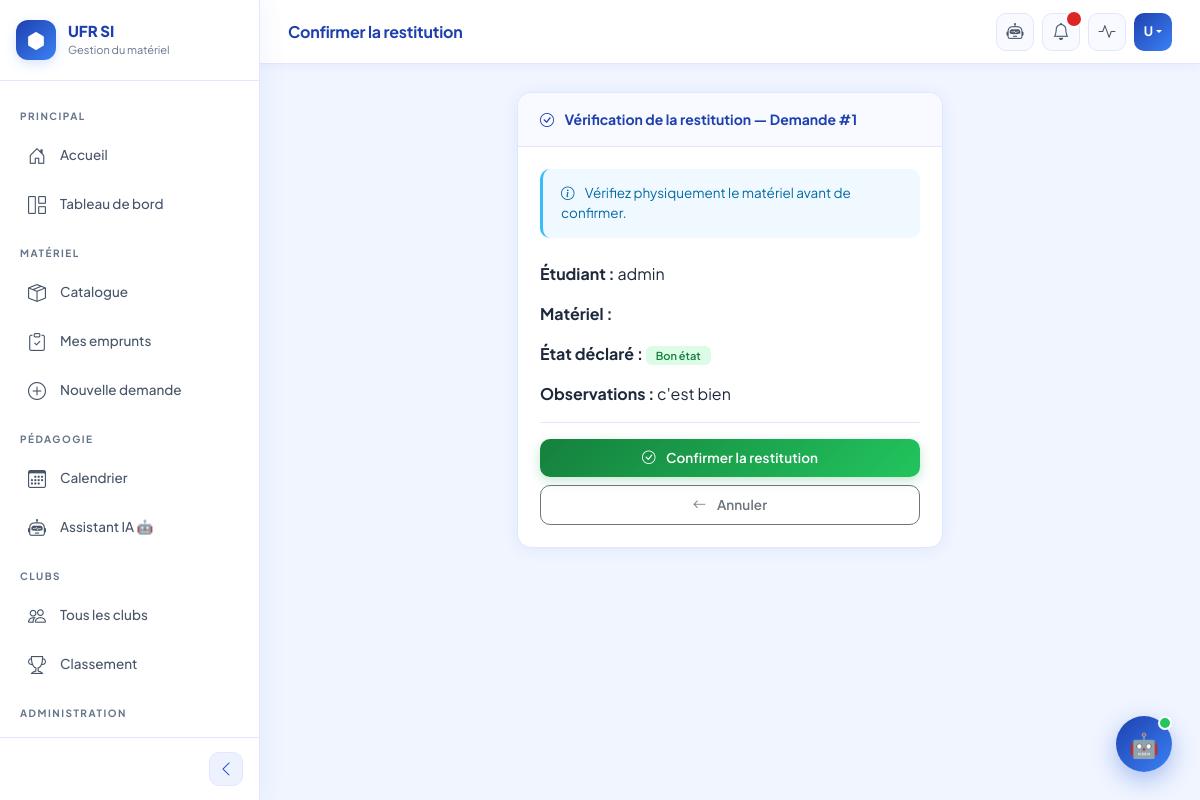
Page /emprunts/1/confirmer-restitution/ (signed in) on the committed database.
### comptes/models.py (models this page shows, shortened)
class Utilisateur(AbstractUser):
    ROLES = [
        ('etudiant', 'Étudiant'),
        ('enseignant', 'Enseignant'),
        ('technicien', 'Technicien'),
        ('admin', 'Administrateur'),
    ]
    NIVEAUX = [
        ('L1', 'Licence 1'),
        ('L2', 'Licence 2'),
        ('L3', 'Licence 3'),
        ('M1', 'Master 1'),
        ('M2', 'Master 2'),
        ('D', 'Doctorat'),
    ]
    FONCTIONS = [
        ('professeur', 'Professeur'),
        ('maitre_assistant', 'Maître Assistant'),
        ('maitre_conference', 'Maître de Conférences'),
        ('vacataire', 'Vacataire'),
        ('chef_departement', 'Chef de Département'),
    ]
    role = models.CharField(max_length=20, choices=ROLES, default='etudiant')
    telephone = models.CharField(max_length=20, blank=True)
    photo_profil = models.ImageField(
        upload_to='profils/', blank=True, null=True
    )
    filiere = models.CharField(max_length=100, blank=True)
    niveau = models.CharField(max_length=10, choices=NIVEAUX, blank=True)
    carte_etudiant = models.ImageField(
        upload_to='cartes_etudiants/', blank=True, null=True
    )
    departement = models.CharField(max_length=100, blank=True)
    fonction = models.CharField(max_length=30, choices=FONCTIONS, blank=True)
    penalite = models.IntegerField(default=0)
    bloque = models.BooleanField(default=False)

### emprunts/models.py (models this page shows, shortened)
class Demande(models.Model):
    STATUTS = [
    ('en_attente', 'En attente'),
    ('approuvee', 'Approuvée'),
    ('refusee', 'Refusée'),
    ('en_cours', 'En cours'),
    ('en_attente_restitution', 'En attente de vérification'),
    ('restituee', 'Restituée'),
]
    utilisateur = models.ForeignKey(
        Utilisateur,
        on_delete=models.CASCADE,
        related_name='demandes'
    )
    date_demande = models.DateTimeField(auto_now_add=True)
    date_debut = models.DateTimeField()
    date_fin = models.DateTimeField()
    statut = models.CharField(max_length=30, choices=STATUTS, default='en_attente')
    motif = models.TextField(blank=True)

class Restitution(models.Model):
    ETATS = [
        ('bon', 'Bon état'),
        ('abime', 'Abîmé'),
        ('perdu', 'Perdu'),
    ]
    demande = models.OneToOneField(
        Demande,
        on_delete=models.CASCADE,
        related_name='restitution'
    )
    date_retour = models.DateTimeField(auto_now_add=True)
    etat_materiel = models.CharField(max_length=20, choices=ETATS, default='bon')
    observations = models.TextField(blank=True)
    photo = models.ImageField(upload_to='restitutions/photos/', blank=True)

### emprunts/views.py (the view, shortened to what this page needs)
# urls.py: path('<int:pk>/confirmer-restitution/', views.confirmer_restitution, name='confirmer_restitution'),
@login_required
def confirmer_restitution(request, pk):
    demande = get_object_or_404(Demande, pk=pk)
    if request.user.role not in ['admin', 'admin_terrain', 'admin_bureau']:
        messages.error(request, 'Accès refusé.')
        return redirect('liste_demandes')
    if request.user.role == 'admin_terrain':
        if not demande.lignes.filter(materiel__domaine='terrain').exists():
            messages.error(request, 'Vous ne pouvez confirmer que les matériels terrain.')
            return redirect('liste_demandes')
    elif request.user.role == 'admin_bureau':
        if not demande.lignes.filter(materiel__domaine='bureau').exists():
            messages.error(request, 'Vous ne pouvez confirmer que les matériels bureau.')
            return redirect('liste_demandes')
    return render(request, 'emprunts/confirmer_restitution.html', {
        'demande': demande
    })

### templates/emprunts/confirmer_restitution.html (shortened to what this page needs)
{% extends 'base.html' %}
{% block page_titre %}Confirmer la restitution{% endblock %}
{% block contenu %}
<div class="row justify-content-center">
  <div class="col-md-6">
    <div class="card">
      <div class="card-header">
        <i class="bi bi-check-circle me-2"></i>
        Vérification de la restitution — Demande #{{ demande.id }}
      </div>
      <div class="card-body">
        <div class="alert alert-info mb-4">
          <i class="bi bi-info-circle me-2"></i>
          Vérifiez physiquement le matériel avant de confirmer.
        </div>
        <p><strong>Étudiant :</strong>
          {{ demande.utilisateur.get_full_name|default:demande.utilisateur.username }}
        </p>
        <p><strong>Matériel :</strong>
        </p>
        {% if demande.restitution %}
        <p><strong>État déclaré :</strong>
          {% if demande.restitution.etat_materiel == 'bon' %}
          <span class="badge bg-success">Bon état</span>
          {% elif demande.restitution.etat_materiel == 'abime' %}
          <span class="badge bg-warning text-dark">Abîmé</span>
          {% elif demande.restitution.etat_materiel == 'perdu' %}
          <span class="badge bg-danger">Perdu</span>
          {% endif %}
        </p>
        <p><strong>Observations :</strong>
          {{ demande.restitution.observations|default:"Aucune" }}
        </p>
        {% endif %}
        <hr>
        <form method="post">
          <div class="d-grid gap-2">
            <button type="submit" class="btn btn-success">
              <i class="bi bi-check-circle me-2"></i>
              Confirmer la restitution
            </button>
            <a href="{% url 'liste_demandes' %}" class="btn btn-outline-secondary">
              <i class="bi bi-arrow-left me-2"></i>
              Annuler
            </a>
          </div>
        </form>
      </div>
    </div>
  </div>
</div>
{% endblock %}

### templates/base.html (shortened to what this page needs)
<!DOCTYPE html>
<html lang="fr">
<head>
  {% load static %}
  <link href="https://cdn.jsdelivr.net/npm/bootstrap@5.3.0/dist/css/bootstrap.min.css" rel="stylesheet">
  <link href="https://cdn.jsdelivr.net/npm/bootstrap-icons@1.10.0/font/bootstrap-icons.css" rel="stylesheet">
  <link rel="stylesheet" href="{% static 'css/style.css' %}">
</head>
<body>
<div class="sidebar" id="sidebar">
  <div class="sidebar-brand">
    <div class="sidebar-brand-icon">
      <i class="bi bi-hexagon-fill"></i>
    </div>
    <div class="sidebar-brand-text">
      <h4>UFR SI</h4>
      <p>Gestion du matériel</p>
    </div>
  </div>
  <nav class="sidebar-nav">
    <div class="nav-section">Principal</div>
    <a href="{% url 'accueil' %}" class="sidebar-link" data-label="Accueil">
      <i class="bi bi-house-door"></i>
      <span class="nav-label">Accueil</span>
    </a>
    {% if user.is_authenticated %}
    <a href="{% url 'tableau_de_bord' %}" class="sidebar-link" data-label="Tableau de bord">
      <i class="bi bi-grid-1x2"></i>
      <span class="nav-label">Tableau de bord</span>
    </a>
    {% endif %}
    <div class="nav-section">Matériel</div>
    <a href="{% url 'liste_materiels' %}" class="sidebar-link" data-label="Catalogue">
      <i class="bi bi-box-seam"></i>
      <span class="nav-label">Catalogue</span>
    </a>
    {% if user.is_authenticated %}
    <a href="{% url 'liste_demandes' %}" class="sidebar-link" data-label="Mes emprunts">
      <i class="bi bi-clipboard-check"></i>
      <span class="nav-label">Mes emprunts</span>
    </a>
    <a href="{% url 'nouvelle_demande' %}" class="sidebar-link" data-label="Nouvelle demande">
      <i class="bi bi-plus-circle"></i>
      <span class="nav-label">Nouvelle demande</span>
    </a>
    {% endif %}
    <div class="nav-section">Pédagogie</div>
    <a href="{% url 'calendrier' %}" class="sidebar-link" data-label="Calendrier">
      <i class="bi bi-calendar3"></i>
      <span class="nav-label">Calendrier</span>
    </a>
    {% if user.is_authenticated %}
    <a href="{% url 'chatbot_page' %}" class="sidebar-link" data-label="Assistant IA">
      <i class="bi bi-robot"></i>
      <span class="nav-label">Assistant IA 🤖</span>
    </a>
    {% endif %}
    <div class="nav-section">Clubs</div>
    <a href="{% url 'liste_clubs' %}" class="sidebar-link" data-label="Clubs">
      <i class="bi bi-people"></i>
      <span class="nav-label">Tous les clubs</span>
    </a>
    <a href="{% url 'classement_clubs' %}" class="sidebar-link" data-label="Classement">
      <i class="bi bi-trophy"></i>
      <span class="nav-label">Classement</span>
    </a>
    {% if user.is_authenticated %}
    {% if user.role == 'admin' or user.role == 'admin_terrain' or user.role == 'admin_bureau' %}
    <div class="nav-section">Administration</div>
    {% endif %}
    {% if user.role == 'admin' %}
    <a href="{% url 'dashboard_admin' %}" class="sidebar-link" data-label="Dashboard admin">
    </a>
    {% endif %}
    {% endif %}
  </nav>
  <div class="sidebar-toggle-btn">
    <button class="toggle-btn" id="toggleSidebarBtn" title="Réduire le menu">
      <i class="bi bi-chevron-left" id="toggleIcon"></i>
    </button>
  </div>
</div>
<div class="topbar" id="topbar">
  <div class="d-flex align-items-center gap-3">
    <span class="topbar-title">{% block page_titre %}UFR SI{% endblock %}</span>
  </div>
  <div class="topbar-right">
    {% if user.is_authenticated %}
    <a href="{% url 'chatbot_page' %}" class="topbar-btn" title="Assistant IA">
      <i class="bi bi-robot"></i>
    </a>
    <a href="{% url 'mes_notifications' %}" class="topbar-btn position-relative" title="Notifications">
      <i class="bi bi-bell"></i>
      <span class="notif-badge" id="notif-badge" style="display:none;"></span>
    </a>
    {% if user.role == 'admin' %}
    <a href="{% url 'dashboard_admin' %}" class="topbar-btn" title="Dashboard Admin">
      <i class="bi bi-activity"></i>
    </a>
    {% endif %}
    <div class="dropdown">
      <button class="user-avatar dropdown-toggle" data-bs-toggle="dropdown" style="border:none;">
        {{ user.first_name|first|upper|default:"U" }}{{ user.last_name|first|upper|default:"" }}
      </button>
    </div>
    {% else %}
    <a href="{% url 'connexion' %}" class="btn btn-primary btn-sm">
      <i class="bi bi-box-arrow-in-right me-1"></i>Se connecter
    </a>
    {% endif %}
  </div>
</div>
<div class="main-content" id="mainContent">
  {% block contenu %}{% endblock %}
</div>
{% load static %}
{% include 'chatbot/widget.html' %}
</body>
</html>

### rows in the picture
Utilisateur: first_name|first "U"
Demande: id "1", utilisateur.get_full_name "admin", restitution.observations "c'est bien"
